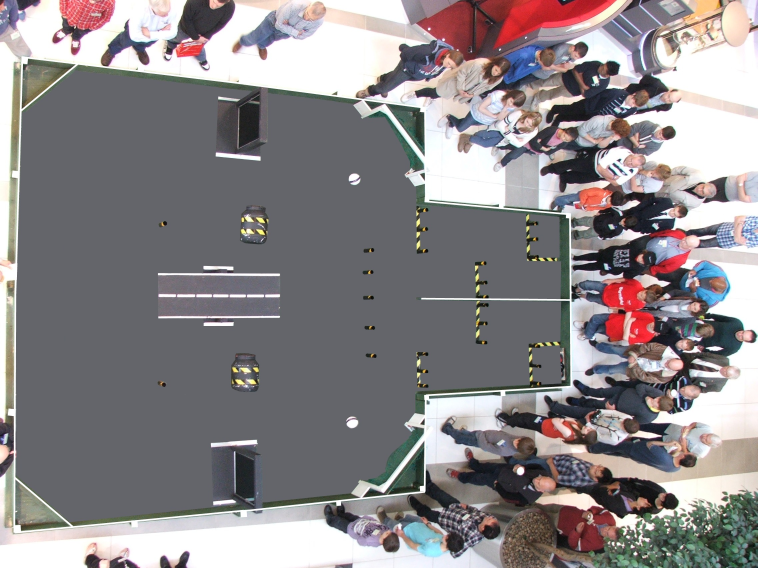
%> input picture testImage.jpg, 2272 x 1704 px (shown at 1/3 size)
$ octave --eval "result = findChariot(imread('testImage.jpg'));"   (GNU Octave 9; MATLAB toolbox functions it lacks are replaced by stand-ins)
%> lines starting %> are read from the running program, lines starting %| are printed output that depends on the picture; in (x1, y1, x2, y2) boxes, pixels count from 0 and x2, y2 are one past the last pixel; in counts of white or black regions, pixels touching at a corner belong together; the program's own positions count from 1
### convertToGrey.m
function [out] = convertToGrey(image, redDepth, greenDepth, blueDepth)
%imaqhwinfo
%cam = videoinput('winvideo',1)
out = redDepth*image(:,:,1) + greenDepth*image(:,:,2) + blueDepth*image(:,:,3);
end

### threshold.m
function [out] = threshold2(image, minT, maxT)
    out1 = image > minT;
    out2 = image <= maxT;
    out = out1 & out2;
end

### findChariot.m
function [out] = findChariot(image)
    minThresh = 0.35; % Minimum intensity for threshold
    %minThresh = 80; % TEST IMAGE VALUE Minimum intensity for threshold
    maxThresh = 255; % Minimum intesity for threshold
    minBlobArea = 500;
    maxBlobArea = 100000;
    count = 1;
    filterSize = 1;
    chariotX = 0;
    chariotY = 0;

    hblob = vision.BlobAnalysis('AreaOutputPort', false, ... % Set blob analysis handling
        'CentroidOutputPort', true, ...
        'BoundingBoxOutputPort', true', ...
        'MinimumBlobArea', minBlobArea, ...
        'MaximumBlobArea', maxBlobArea, ...
        'MaximumCount', count);

    redChannel = imsubtract(convertToGrey(image,1,0,0), rgb2gray(image)); % Get red component of the image
%> in convertToGrey, `out = redDepth*image(:,:,1) + greenDepth*image(:,:,2) + blueDepth*imag..`:
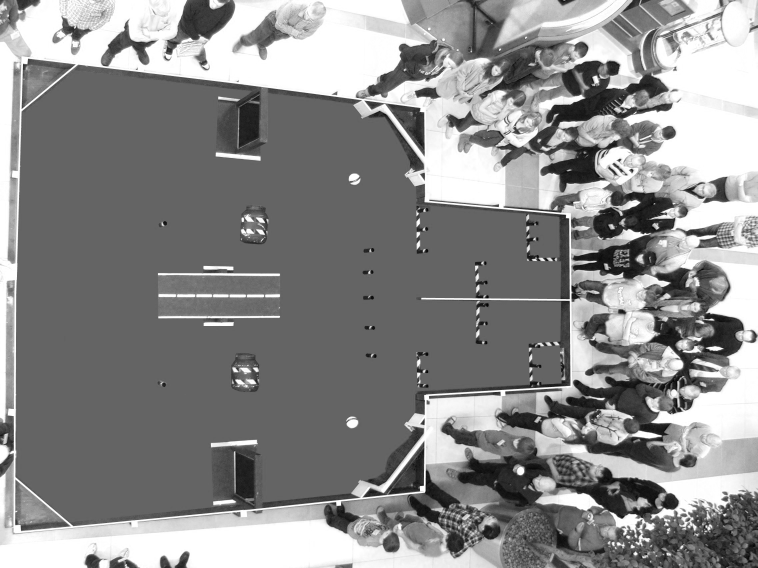
%> out: size 1704x2272 uint8 (shown at 1/3 size); min 0, max 255, mean 139.7
    redChannel = medfilt2(redChannel, [filterSize filterSize]); % Filter out the noise using median filter

    binFrame = threshold(redChannel,minThresh,maxThresh); % Convert the image into binary image with the red objects as white

    %imshow(binFrame);

    [centroid, bbox] = step(hblob, binFrame); % Get the centroids and bounding boxes of the blobs

    centroid = uint16(centroid); % Convert the centroids to 16 bit ints for further steps

    objectCount = length(bbox(:,1));

    if (objectCount > 0)
        for object = 1:1:objectCount % Write the corresponding centroids
            chariotX = centroid(object,1);
            chariotY = centroid(object,2);
        end
    else
        chariotX = 0;
        chariotY = 0;
    end

    out = [chariotX chariotY];
end
%> in findChariot, `redChannel = imsubtract(convertToGrey(image,1,0,0), rgb2gray(image));`:
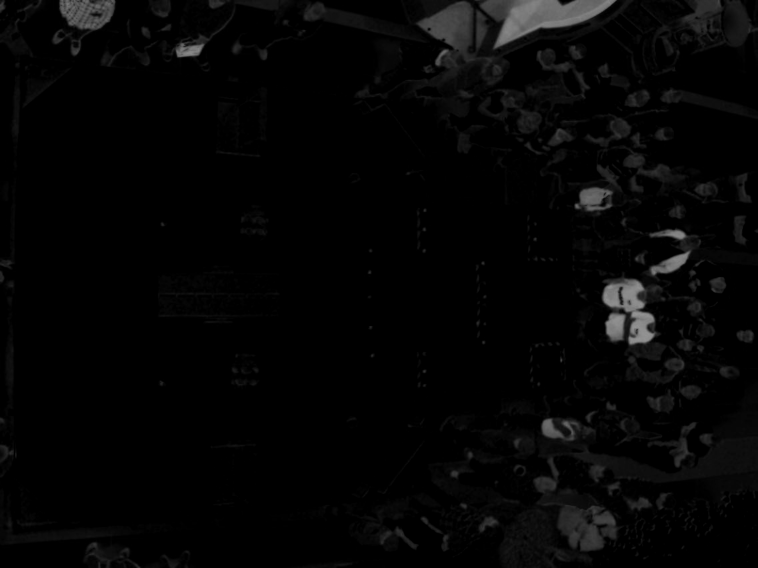
%> redChannel: size 1704x2272 uint8 (shown at 1/3 size); min 0, max 150, mean 5.4
%> in threshold2, `out1 = image > minT;`:
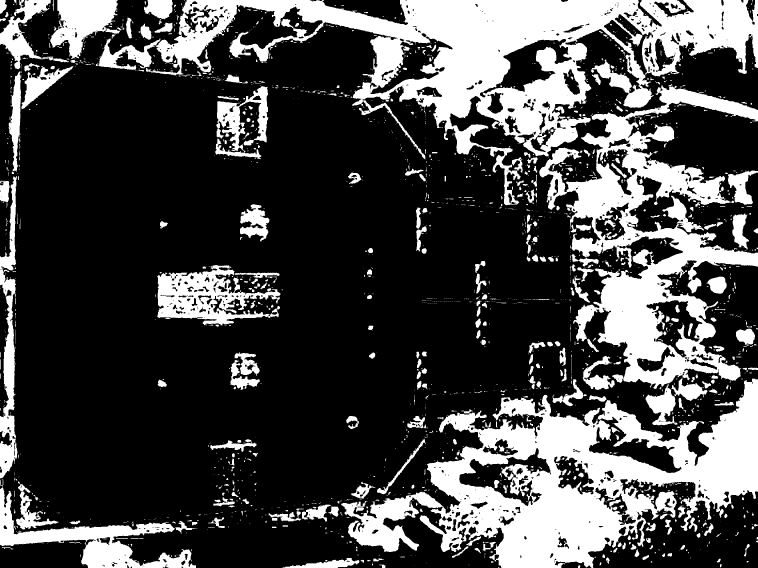
%> out1: size 1704x2272 logical (shown at 1/3 size); 28.1% white; 2278 white regions (1661 under 20 px), largest, box (x1, y1, x2, y2) and area: (438, 0, 2272, 616) 317480, (1024, 1136, 2272, 1704) 286586, (1618, 252, 2272, 1167) 194740
%> in threshold2, `out2 = image <= maxT;`: out2: size 1704x2272 logical; every value is 1
%> in findChariot, `[centroid, bbox] = step(hblob, binFrame);`: centroid = [8.81 18.51]; bbox = [1 1 21 41]
%> in findChariot, `centroid = uint16(centroid);`: centroid = [9 19]
%> in findChariot, `objectCount = length(bbox(:,1));`: objectCount = 1
%> the loop in findChariot, `for object = 1:1:objectCount` made 1 pass
%> in findChariot, `out = [chariotX chariotY];`: out = [9 19]
